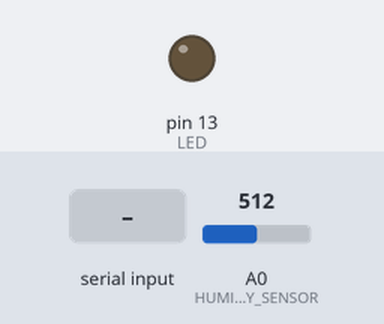
A sketch run on a simulated Arduino Uno, built with avr-gcc and run on an emulated ATmega328P. Parts: output pins drawn as LEDs (lit = HIGH). The inputs (shaded band) are chosen by the test bench; at power-on: A0 (HUMIDITY_SENSOR) = 512. What the sketch prints to the serial monitor is not drawn.

Above: at 1.2 s.
1.3 s: byte 30 received over Serial
At 1.41 s:
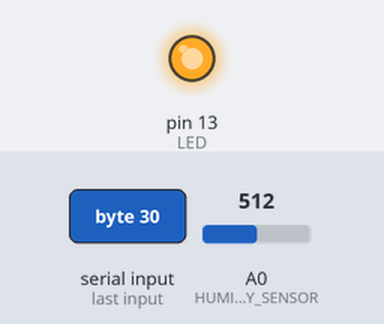
Timing chart, 0 to 4.3 s (numbered marks = the images above; inputs shaded):
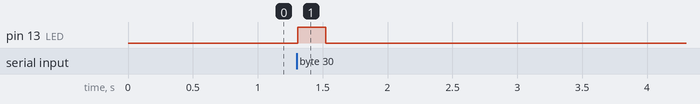

Measured:
- after the input at 1.3 s, pin 13 (LED): LOW → HIGH at once, → LOW 0.22 s later

The sketch:

sensing_board.ino
```cpp
/**
 * Some simple code for reading a sensor and printing it over serial.
 *
 * released into the wild by Mark, Shiry, & Valkyrie in 2012
 */

const int HUMIDITY_SENSOR = 0;
const int LED = 13;

const int ON_LENGTH = 20;

int onFor = 0;

void setup() {
  Serial.begin(9600);
  pinMode(HUMIDITY_SENSOR, INPUT);
  pinMode(LED, OUTPUT);
}

void loop() {
  if (Serial.available() > 0) {
    int incoming = Serial.read();
    digitalWrite(LED, HIGH);
    onFor = 0;
  }

  if(onFor > ON_LENGTH) {
    digitalWrite(LED, LOW);
  }
  Serial.println(analogRead(HUMIDITY_SENSOR));
  delay(10);
  onFor++;
}
```
